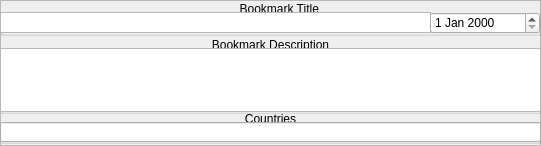
<?xml version="1.0" encoding="UTF-8"?>
<ui version="4.0">
 <class>bookmarks</class>
 <widget class="QFrame" name="bookmarks">
  <property name="geometry">
   <rect>
    <x>0</x>
    <y>0</y>
    <width>541</width>
    <height>146</height>
   </rect>
  </property>
  <property name="windowTitle">
   <string>Frame</string>
  </property>
  <property name="frameShape">
   <enum>QFrame::StyledPanel</enum>
  </property>
  <property name="frameShadow">
   <enum>QFrame::Raised</enum>
  </property>
  <widget class="QGroupBox" name="groupBox">
   <property name="geometry">
    <rect>
     <x>0</x>
     <y>0</y>
     <width>541</width>
     <height>36</height>
    </rect>
   </property>
   <property name="title">
    <string>                                                                        Bookmark Title                                                Date</string>
   </property>
   <property name="alignment">
    <set>Qt::AlignLeading|Qt::AlignLeft|Qt::AlignVCenter</set>
   </property>
   <widget class="QTextEdit" name="textEdit">
    <property name="geometry">
     <rect>
      <x>0</x>
      <y>12</y>
      <width>431</width>
      <height>21</height>
     </rect>
    </property>
    <property name="verticalScrollBarPolicy">
     <enum>Qt::ScrollBarAlwaysOff</enum>
    </property>
   </widget>
   <widget class="QDateEdit" name="dateEdit">
    <property name="geometry">
     <rect>
      <x>430</x>
      <y>12</y>
      <width>110</width>
      <height>22</height>
     </rect>
    </property>
    <property name="minimumDate">
     <date>
      <year>1752</year>
      <month>9</month>
      <day>15</day>
     </date>
    </property>
   </widget>
  </widget>
  <widget class="QGroupBox" name="groupBox_2">
   <property name="geometry">
    <rect>
     <x>0</x>
     <y>36</y>
     <width>541</width>
     <height>78</height>
    </rect>
   </property>
   <property name="title">
    <string>Bookmark Description</string>
   </property>
   <property name="alignment">
    <set>Qt::AlignCenter</set>
   </property>
   <widget class="QTextEdit" name="textEdit_2">
    <property name="geometry">
     <rect>
      <x>0</x>
      <y>12</y>
      <width>541</width>
      <height>64</height>
     </rect>
    </property>
   </widget>
  </widget>
  <widget class="QGroupBox" name="groupBox_3">
   <property name="geometry">
    <rect>
     <x>0</x>
     <y>110</y>
     <width>541</width>
     <height>34</height>
    </rect>
   </property>
   <property name="title">
    <string>Countries</string>
   </property>
   <property name="alignment">
    <set>Qt::AlignCenter</set>
   </property>
   <widget class="QLineEdit" name="lineEdit">
    <property name="geometry">
     <rect>
      <x>0</x>
      <y>12</y>
      <width>541</width>
      <height>20</height>
     </rect>
    </property>
   </widget>
  </widget>
 </widget>
 <resources/>
 <connections/>
</ui>
